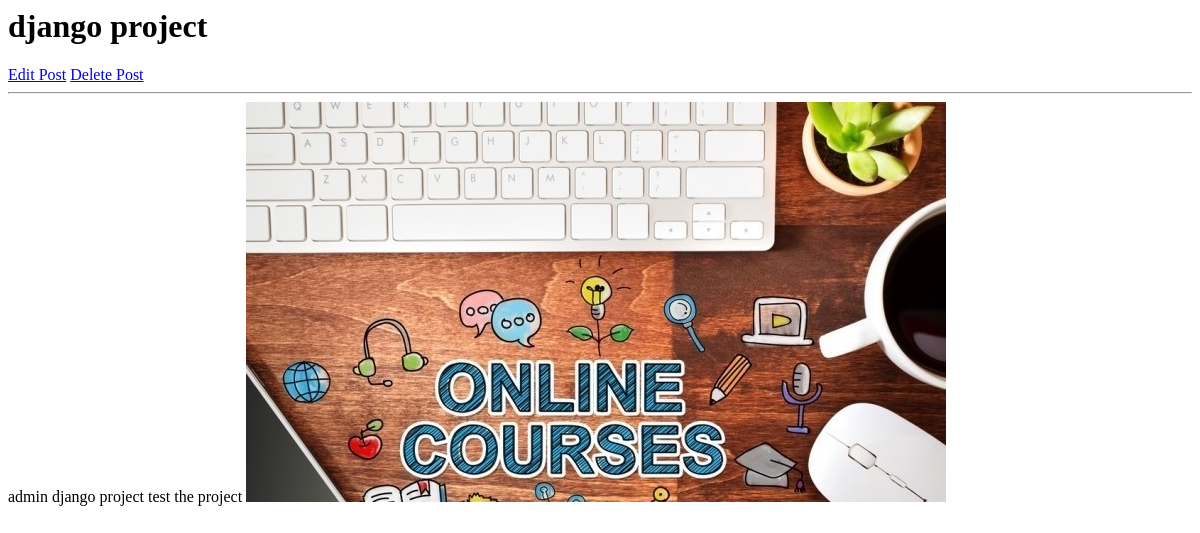
Before: /blog/1 with the older database file.
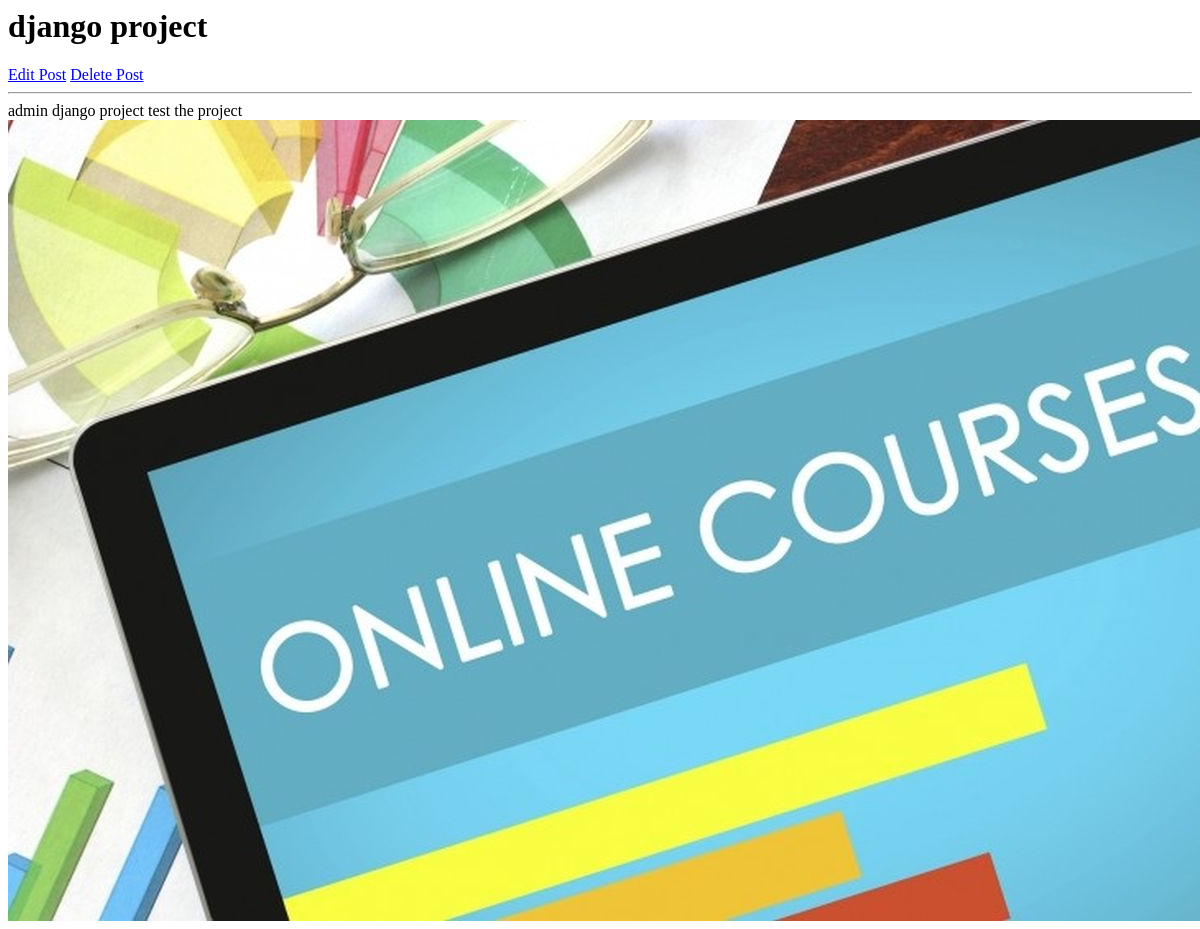
After: the same page with the newer database file.
### posts/models.py (models this page shows)
class post(models.Model):
    title=models.CharField(max_length=100)
    content=models.TextField(max_length=100000)
    image=models.ImageField(upload_to='posts/')
    author=models.ForeignKey(User,related_name='post_author',on_delete=models.CASCADE)
    tags = TaggableManager()
    def __str__(self):
        return self.title

### posts/views.py (the view)
def post_detail(request,id):
    Post= post.objects.get(id=id)
    return render(request,'single.html',{'data':Post})

### posts/templates/single.html
<h1> {{data}} </h1>
<a href="/blog{{data.id}}/edit">Edit Post</a>
<a href="/blog{{data.delete}}/delete">Delete Post</a>
<hr>
{{data.author}}
{{data.title}}
{{data.content|safe}}
<img src="{{data.image.url}}" alt="">

Changed rows visible on the page:
changed post "django project": image: a different picture
